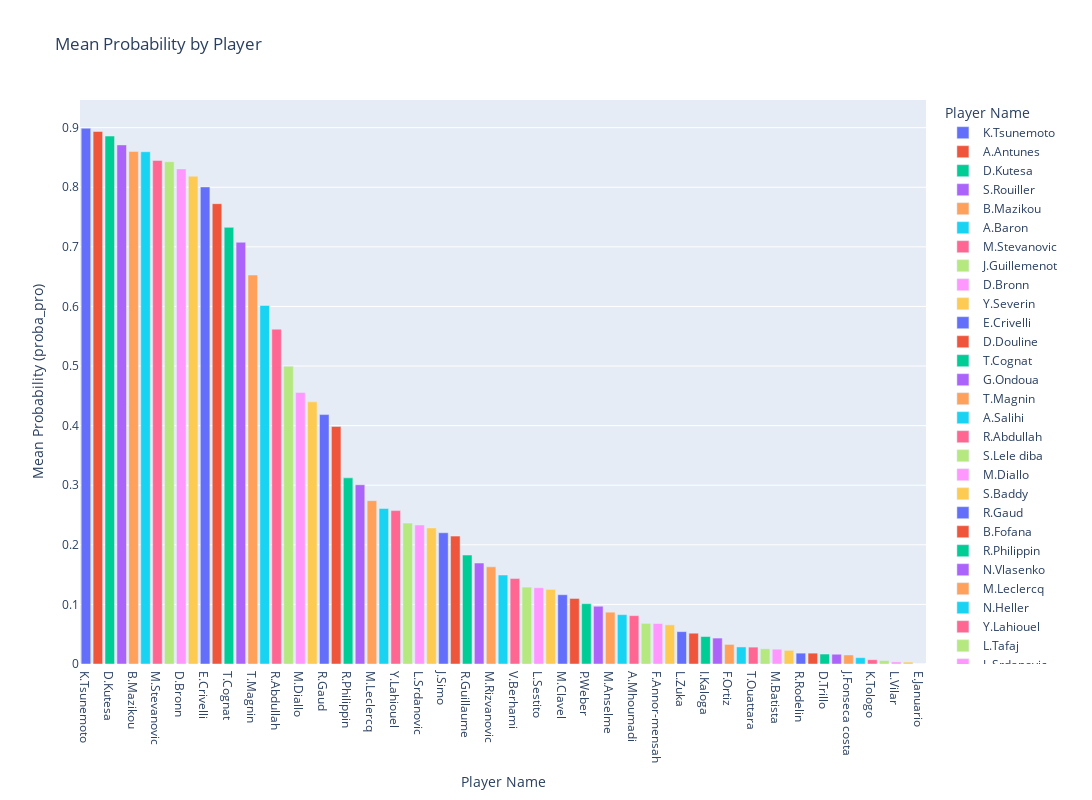

The notebook cell this image was saved under:
### Code cell
# Assurez-vous que la colonne PLAYER_NAME est unique (sélectionnez une moyenne si nécessaire)
proba_means = data.groupby('PLAYER_NAME')['proba_pro'].mean().reset_index()

#print(len(proba_means))


# Créez le bar plot avec Plotly Express
fig = px.bar(
    proba_means.sort_values('proba_pro', ascending=False),
    x='PLAYER_NAME',
    y='proba_pro',
    color='PLAYER_NAME',
    hover_name='PLAYER_NAME',
    labels={
        'proba_pro': 'Mean Probability (proba_pro)',
        'PLAYER_NAME': 'Player Name'
    },
    title='Mean Probability by Player',
    height=800,
    width=1200
)

fig.show()

### Figure 1 — Plotly figure (JSON) as saved in the notebook; plotly's stock layout.template omitted (floating-point values rounded to 4 significant figures)
{"data": [{"alignmentgroup": "True", "hovertemplate": "<b>%{hovertext}</b><br><br>Player Name=%{x}<br>Mean Probability (proba_pro)=%{y}<extra></extra>", "hovertext": ["K.Tsunemoto"], "legendgroup": "K.Tsunemoto", "marker": {"color": "#636efa", "pattern": {"shape": ""}}, "name": "K.Tsunemoto", "offsetgroup": "K.Tsunemoto", "orientation": "v", "showlegend": true, "textposition": "auto", "type": "bar", "x": ["K.Tsunemoto"], "xaxis": "x", "y": [0.8991], "yaxis": "y"}, {"alignmentgroup": "True", "hovertemplate": "<b>%{hovertext}</b><br><br>Player Name=%{x}<br>Mean Probability (proba_pro)=%{y}<extra></extra>", "hovertext": ["A.Antunes"], "legendgroup": "A.Antunes", "marker": {"color": "#EF553B", "pattern": {"shape": ""}}, "name": "A.Antunes", "offsetgroup": "A.Antunes", "orientation": "v", "showlegend": true, "textposition": "auto", "type": "bar", "x": ["A.Antunes"], "xaxis": "x", "y": [0.8936], "yaxis": "y"}, {"alignmentgroup": "True", "hovertemplate": "<b>%{hovertext}</b><br><br>Player Name=%{x}<br>Mean Probability (proba_pro)=%{y}<extra></extra>", "hovertext": ["D.Kutesa"], "legendgroup": "D.Kutesa", "marker": {"color": "#00cc96", "pattern": {"shape": ""}}, "name": "D.Kutesa", "offsetgroup": "D.Kutesa", "orientation": "v", "showlegend": true, "textposition": "auto", "type": "bar", "x": ["D.Kutesa"], "xaxis": "x", "y": [0.8859], "yaxis": "y"}, {"alignmentgroup": "True", "hovertemplate": "<b>%{hovertext}</b><br><br>Player Name=%{x}<br>Mean Probability (proba_pro)=%{y}<extra></extra>", "hovertext": ["S.Rouiller"], "legendgroup": "S.Rouiller", "marker": {"color": "#ab63fa", "pattern": {"shape": ""}}, "name": "S.Rouiller", "offsetgroup": "S.Rouiller", "orientation": "v", "showlegend": true, "textposition": "auto", "type": "bar", "x": ["S.Rouiller"], "xaxis": "x", "y": [0.8711], "yaxis": "y"}, {"alignmentgroup": "True", "hovertemplate": "<b>%{hovertext}</b><br><br>Player Name=%{x}<br>Mean Probability (proba_pro)=%{y}<extra></extra>", "hovertext": ["B.Mazikou"], "legendgroup": "B.Mazikou", "marker": {"color": "#FFA15A", "pattern": {"shape": ""}}, "name": "B.Mazikou", "offsetgroup": "B.Mazikou", "orientation": "v", "showlegend": true, "textposition": "auto", "type": "bar", "x": ["B.Mazikou"], "xaxis": "x", "y": [0.8601], "yaxis": "y"}, {"alignmentgroup": "True", "hovertemplate": "<b>%{hovertext}</b><br><br>Player Name=%{x}<br>Mean Probability (proba_pro)=%{y}<extra></extra>", "hovertext": ["A.Baron"], "legendgroup": "A.Baron", "marker": {"color": "#19d3f3", "pattern": {"shape": ""}}, "name": "A.Baron", "offsetgroup": "A.Baron", "orientation": "v", "showlegend": true, "textposition": "auto", "type": "bar", "x": ["A.Baron"], "xaxis": "x", "y": [0.8596], "yaxis": "y"}, {"alignmentgroup": "True", "hovertemplate": "<b>%{hovertext}</b><br><br>Player Name=%{x}<br>Mean Probability (proba_pro)=%{y}<extra></extra>", "hovertext": ["M.Stevanovic"], "legendgroup": "M.Stevanovic", "marker": {"color": "#FF6692", "pattern": {"shape": ""}}, "name": "M.Stevanovic", "offsetgroup": "M.Stevanovic", "orientation": "v", "showlegend": true, "textposition": "auto", "type": "bar", "x": ["M.Stevanovic"], "xaxis": "x", "y": [0.8451], "yaxis": "y"}, {"alignmentgroup": "True", "hovertemplate": "<b>%{hovertext}</b><br><br>Player Name=%{x}<br>Mean Probability (proba_pro)=%{y}<extra></extra>", "hovertext": ["J.Guillemenot"], "legendgroup": "J.Guillemenot", "marker": {"color": "#B6E880", "pattern": {"shape": ""}}, "name": "J.Guillemenot", "offsetgroup": "J.Guillemenot", "orientation": "v", "showlegend": true, "textposition": "auto", "type": "bar", "x": ["J.Guillemenot"], "xaxis": "x", "y": [0.8429], "yaxis": "y"}, {"alignmentgroup": "True", "hovertemplate": "<b>%{hovertext}</b><br><br>Player Name=%{x}<br>Mean Probability (proba_pro)=%{y}<extra></extra>", "hovertext": ["D.Bronn"], "legendgroup": "D.Bronn", "marker": {"color": "#FF97FF", "pattern": {"shape": ""}}, "name": "D.Bronn", "offsetgroup": "D.Bronn", "orientation": "v", "showlegend": true, "textposition": "auto", "type": "bar", "x": ["D.Bronn"], "xaxis": "x", "y": [0.8308], "yaxis": "y"}, {"alignmentgroup": "True", "hovertemplate": "<b>%{hovertext}</b><br><br>Player Name=%{x}<br>Mean Probability (proba_pro)=%{y}<extra></extra>", "hovertext": ["Y.Severin"], "legendgroup": "Y.Severin", "marker": {"color": "#FECB52", "pattern": {"shape": ""}}, "name": "Y.Severin", "offsetgroup": "Y.Severin", "orientation": "v", "showlegend": true, "textposition": "auto", "type": "bar", "x": ["Y.Severin"], "xaxis": "x", "y": [0.8186], "yaxis": "y"}, {"alignmentgroup": "True", "hovertemplate": "<b>%{hovertext}</b><br><br>Player Name=%{x}<br>Mean Probability (proba_pro)=%{y}<extra></extra>", "hovertext": ["E.Crivelli"], "legendgroup": "E.Crivelli", "marker": {"color": "#636efa", "pattern": {"shape": ""}}, "name": "E.Crivelli", "offsetgroup": "E.Crivelli", "orientation": "v", "showlegend": true, "textposition": "auto", "type": "bar", "x": ["E.Crivelli"], "xaxis": "x", "y": [0.8005], "yaxis": "y"}, {"alignmentgroup": "True", "hovertemplate": "<b>%{hovertext}</b><br><br>Player Name=%{x}<br>Mean Probability (proba_pro)=%{y}<extra></extra>", "hovertext": ["D.Douline"], "legendgroup": "D.Douline", "marker": {"color": "#EF553B", "pattern": {"shape": ""}}, "name": "D.Douline", "offsetgroup": "D.Douline", "orientation": "v", "showlegend": true, "textposition": "auto", "type": "bar", "x": ["D.Douline"], "xaxis": "x", "y": [0.7724], "yaxis": "y"}, {"alignmentgroup": "True", "hovertemplate": "<b>%{hovertext}</b><br><br>Player Name=%{x}<br>Mean Probability (proba_pro)=%{y}<extra></extra>", "hovertext": ["T.Cognat"], "legendgroup": "T.Cognat", "marker": {"color": "#00cc96", "pattern": {"shape": ""}}, "name": "T.Cognat", "offsetgroup": "T.Cognat", "orientation": "v", "showlegend": true, "textposition": "auto", "type": "bar", "x": ["T.Cognat"], "xaxis": "x", "y": [0.7327], "yaxis": "y"}, {"alignmentgroup": "True", "hovertemplate": "<b>%{hovertext}</b><br><br>Player Name=%{x}<br>Mean Probability (proba_pro)=%{y}<extra></extra>", "hovertext": ["G.Ondoua"], "legendgroup": "G.Ondoua", "marker": {"color": "#ab63fa", "pattern": {"shape": ""}}, "name": "G.Ondoua", "offsetgroup": "G.Ondoua", "orientation": "v", "showlegend": true, "textposition": "auto", "type": "bar", "x": ["G.Ondoua"], "xaxis": "x", "y": [0.7077], "yaxis": "y"}, {"alignmentgroup": "True", "hovertemplate": "<b>%{hovertext}</b><br><br>Player Name=%{x}<br>Mean Probability (proba_pro)=%{y}<extra></extra>", "hovertext": ["T.Magnin"], "legendgroup": "T.Magnin", "marker": {"color": "#FFA15A", "pattern": {"shape": ""}}, "name": "T.Magnin", "offsetgroup": "T.Magnin", "orientation": "v", "showlegend": true, "textposition": "auto", "type": "bar", "x": ["T.Magnin"], "xaxis": "x", "y": [0.6527], "yaxis": "y"}, {"alignmentgroup": "True", "hovertemplate": "<b>%{hovertext}</b><br><br>Player Name=%{x}<br>Mean Probability (proba_pro)=%{y}<extra></extra>", "hovertext": ["A.Salihi"], "legendgroup": "A.Salihi", "marker": {"color": "#19d3f3", "pattern": {"shape": ""}}, "name": "A.Salihi", "offsetgroup": "A.Salihi", "orientation": "v", "showlegend": true, "textposition": "auto", "type": "bar", "x": ["A.Salihi"], "xaxis": "x", "y": [0.6017], "yaxis": "y"}, {"alignmentgroup": "True", "hovertemplate": "<b>%{hovertext}</b><br><br>Player Name=%{x}<br>Mean Probability (proba_pro)=%{y}<extra></extra>", "hovertext": ["R.Abdullah"], "legendgroup": "R.Abdullah", "marker": {"color": "#FF6692", "pattern": {"shape": ""}}, "name": "R.Abdullah", "offsetgroup": "R.Abdullah", "orientation": "v", "showlegend": true, "textposition": "auto", "type": "bar", "x": ["R.Abdullah"], "xaxis": "x", "y": [0.5619], "yaxis": "y"}, {"alignmentgroup": "True", "hovertemplate": "<b>%{hovertext}</b><br><br>Player Name=%{x}<br>Mean Probability (proba_pro)=%{y}<extra></extra>", "hovertext": ["S.Lele diba"], "legendgroup": "S.Lele diba", "marker": {"color": "#B6E880", "pattern": {"shape": ""}}, "name": "S.Lele diba", "offsetgroup": "S.Lele diba", "orientation": "v", "showlegend": true, "textposition": "auto", "type": "bar", "x": ["S.Lele diba"], "xaxis": "x", "y": [0.4996], "yaxis": "y"}, {"alignmentgroup": "True", "hovertemplate": "<b>%{hovertext}</b><br><br>Player Name=%{x}<br>Mean Probability (proba_pro)=%{y}<extra></extra>", "hovertext": ["M.Diallo"], "legendgroup": "M.Diallo", "marker": {"color": "#FF97FF", "pattern": {"shape": ""}}, "name": "M.Diallo", "offsetgroup": "M.Diallo", "orientation": "v", "showlegend": true, "textposition": "auto", "type": "bar", "x": ["M.Diallo"], "xaxis": "x", "y": [0.4554], "yaxis": "y"}, {"alignmentgroup": "True", "hovertemplate": "<b>%{hovertext}</b><br><br>Player Name=%{x}<br>Mean Probability (proba_pro)=%{y}<extra></extra>", "hovertext": ["S.Baddy"], "legendgroup": "S.Baddy", "marker": {"color": "#FECB52", "pattern": {"shape": ""}}, "name": "S.Baddy", "offsetgroup": "S.Baddy", "orientation": "v", "showlegend": true, "textposition": "auto", "type": "bar", "x": ["S.Baddy"], "xaxis": "x", "y": [0.4399], "yaxis": "y"}, {"alignmentgroup": "True", "hovertemplate": "<b>%{hovertext}</b><br><br>Player Name=%{x}<br>Mean Probability (proba_pro)=%{y}<extra></extra>", "hovertext": ["R.Gaud"], "legendgroup": "R.Gaud", "marker": {"color": "#636efa", "pattern": {"shape": ""}}, "name": "R.Gaud", "offsetgroup": "R.Gaud", "orientation": "v", "showlegend": true, "textposition": "auto", "type": "bar", "x": ["R.Gaud"], "xaxis": "x", "y": [0.4185], "yaxis": "y"}, {"alignmentgroup": "True", "hovertemplate": "<b>%{hovertext}</b><br><br>Player Name=%{x}<br>Mean Probability (proba_pro)=%{y}<extra></extra>", "hovertext": ["B.Fofana"], "legendgroup": "B.Fofana", "marker": {"color": "#EF553B", "pattern": {"shape": ""}}, "name": "B.Fofana", "offsetgroup": "B.Fofana", "orientation": "v", "showlegend": true, "textposition": "auto", "type": "bar", "x": ["B.Fofana"], "xaxis": "x", "y": [0.3987], "yaxis": "y"}, {"alignmentgroup": "True", "hovertemplate": "<b>%{hovertext}</b><br><br>Player Name=%{x}<br>Mean Probability (proba_pro)=%{y}<extra></extra>", "hovertext": ["R.Philippin"], "legendgroup": "R.Philippin", "marker": {"color": "#00cc96", "pattern": {"shape": ""}}, "name": "R.Philippin", "offsetgroup": "R.Philippin", "orientation": "v", "showlegend": true, "textposition": "auto", "type": "bar", "x": ["R.Philippin"], "xaxis": "x", "y": [0.3123], "yaxis": "y"}, {"alignmentgroup": "True", "hovertemplate": "<b>%{hovertext}</b><br><br>Player Name=%{x}<br>Mean Probability (proba_pro)=%{y}<extra></extra>", "hovertext": ["N.Vlasenko"], "legendgroup": "N.Vlasenko", "marker": {"color": "#ab63fa", "pattern": {"shape": ""}}, "name": "N.Vlasenko", "offsetgroup": "N.Vlasenko", "orientation": "v", "showlegend": true, "textposition": "auto", "type": "bar", "x": ["N.Vlasenko"], "xaxis": "x", "y": [0.3008], "yaxis": "y"}, {"alignmentgroup": "True", "hovertemplate": "<b>%{hovertext}</b><br><br>Player Name=%{x}<br>Mean Probability (proba_pro)=%{y}<extra></extra>", "hovertext": ["M.Leclercq"], "legendgroup": "M.Leclercq", "marker": {"color": "#FFA15A", "pattern": {"shape": ""}}, "name": "M.Leclercq", "offsetgroup": "M.Leclercq", "orientation": "v", "showlegend": true, "textposition": "auto", "type": "bar", "x": ["M.Leclercq"], "xaxis": "x", "y": [0.2741], "yaxis": "y"}, {"alignmentgroup": "True", "hovertemplate": "<b>%{hovertext}</b><br><br>Player Name=%{x}<br>Mean Probability (proba_pro)=%{y}<extra></extra>", "hovertext": ["N.Heller"], "legendgroup": "N.Heller", "marker": {"color": "#19d3f3", "pattern": {"shape": ""}}, "name": "N.Heller", "offsetgroup": "N.Heller", "orientation": "v", "showlegend": true, "textposition": "auto", "type": "bar", "x": ["N.Heller"], "xaxis": "x", "y": [0.261], "yaxis": "y"}, {"alignmentgroup": "True", "hovertemplate": "<b>%{hovertext}</b><br><br>Player Name=%{x}<br>Mean Probability (proba_pro)=%{y}<extra></extra>", "hovertext": ["Y.Lahiouel"], "legendgroup": "Y.Lahiouel", "marker": {"color": "#FF6692", "pattern": {"shape": ""}}, "name": "Y.Lahiouel", "offsetgroup": "Y.Lahiouel", "orientation": "v", "showlegend": true, "textposition": "auto", "type": "bar", "x": ["Y.Lahiouel"], "xaxis": "x", "y": [0.2574], "yaxis": "y"}, {"alignmentgroup": "True", "hovertemplate": "<b>%{hovertext}</b><br><br>Player Name=%{x}<br>Mean Probability (proba_pro)=%{y}<extra></extra>", "hovertext": ["L.Tafaj"], "legendgroup": "L.Tafaj", "marker": {"color": "#B6E880", "pattern": {"shape": ""}}, "name": "L.Tafaj", "offsetgroup": "L.Tafaj", "orientation": "v", "showlegend": true, "textposition": "auto", "type": "bar", "x": ["L.Tafaj"], "xaxis": "x", "y": [0.2364], "yaxis": "y"}, {"alignmentgroup": "True", "hovertemplate": "<b>%{hovertext}</b><br><br>Player Name=%{x}<br>Mean Probability (proba_pro)=%{y}<extra></extra>", "hovertext": ["L.Srdanovic"], "legendgroup": "L.Srdanovic", "marker": {"color": "#FF97FF", "pattern": {"shape": ""}}, "name": "L.Srdanovic", "offsetgroup": "L.Srdanovic", "orientation": "v", "showlegend": true, "textposition": "auto", "type": "bar", "x": ["L.Srdanovic"], "xaxis": "x", "y": [0.2332], "yaxis": "y"}, {"alignmentgroup": "True", "hovertemplate": "<b>%{hovertext}</b><br><br>Player Name=%{x}<br>Mean Probability (proba_pro)=%{y}<extra></extra>", "hovertext": ["L.Scandurra"], "legendgroup": "L.Scandurra", "marker": {"color": "#FECB52", "pattern": {"shape": ""}}, "name": "L.Scandurra", "offsetgroup": "L.Scandurra", "orientation": "v", "showlegend": true, "textposition": "auto", "type": "bar", "x": ["L.Scandurra"], "xaxis": "x", "y": [0.2283], "yaxis": "y"}, {"alignmentgroup": "True", "hovertemplate": "<b>%{hovertext}</b><br><br>Player Name=%{x}<br>Mean Probability (proba_pro)=%{y}<extra></extra>", "hovertext": ["J.Simo"], "legendgroup": "J.Simo", "marker": {"color": "#636efa", "pattern": {"shape": ""}}, "name": "J.Simo", "offsetgroup": "J.Simo", "orientation": "v", "showlegend": true, "textposition": "auto", "type": "bar", "x": ["J.Simo"], "xaxis": "x", "y": [0.2202], "yaxis": "y"}, {"alignmentgroup": "True", "hovertemplate": "<b>%{hovertext}</b><br><br>Player Name=%{x}<br>Mean Probability (proba_pro)=%{y}<extra></extra>", "hovertext": ["A.Selimi"], "legendgroup": "A.Selimi", "marker": {"color": "#EF553B", "pattern": {"shape": ""}}, "name": "A.Selimi", "offsetgroup": "A.Selimi", "orientation": "v", "showlegend": true, "textposition": "auto", "type": "bar", "x": ["A.Selimi"], "xaxis": "x", "y": [0.2146], "yaxis": "y"}, {"alignmentgroup": "True", "hovertemplate": "<b>%{hovertext}</b><br><br>Player Name=%{x}<br>Mean Probability (proba_pro)=%{y}<extra></extra>", "hovertext": ["R.Guillaume"], "legendgroup": "R.Guillaume", "marker": {"color": "#00cc96", "pattern": {"shape": ""}}, "name": "R.Guillaume", "offsetgroup": "R.Guillaume", "orientation": "v", "showlegend": true, "textposition": "auto", "type": "bar", "x": ["R.Guillaume"], "xaxis": "x", "y": [0.1828], "yaxis": "y"}, {"alignmentgroup": "True", "hovertemplate": "<b>%{hovertext}</b><br><br>Player Name=%{x}<br>Mean Probability (proba_pro)=%{y}<extra></extra>", "hovertext": ["K.Pereira"], "legendgroup": "K.Pereira", "marker": {"color": "#ab63fa", "pattern": {"shape": ""}}, "name": "K.Pereira", "offsetgroup": "K.Pereira", "orientation": "v", "showlegend": true, "textposition": "auto", "type": "bar", "x": ["K.Pereira"], "xaxis": "x", "y": [0.1694], "yaxis": "y"}, {"alignmentgroup": "True", "hovertemplate": "<b>%{hovertext}</b><br><br>Player Name=%{x}<br>Mean Probability (proba_pro)=%{y}<extra></extra>", "hovertext": ["M.Rizvanovic"], "legendgroup": "M.Rizvanovic", "marker": {"color": "#FFA15A", "pattern": {"shape": ""}}, "name": "M.Rizvanovic", "offsetgroup": "M.Rizvanovic", "orientation": "v", "showlegend": true, "textposition": "auto", "type": "bar", "x": ["M.Rizvanovic"], "xaxis": "x", "y": [0.1631], "yaxis": "y"}, {"alignmentgroup": "True", "hovertemplate": "<b>%{hovertext}</b><br><br>Player Name=%{x}<br>Mean Probability (proba_pro)=%{y}<extra></extra>", "hovertext": ["C.Routis"], "legendgroup": "C.Routis", "marker": {"color": "#19d3f3", "pattern": {"shape": ""}}, "name": "C.Routis", "offsetgroup": "C.Routis", "orientation": "v", "showlegend": true, "textposition": "auto", "type": "bar", "x": ["C.Routis"], "xaxis": "x", "y": [0.1493], "yaxis": "y"}, {"alignmentgroup": "True", "hovertemplate": "<b>%{hovertext}</b><br><br>Player Name=%{x}<br>Mean Probability (proba_pro)=%{y}<extra></extra>", "hovertext": ["V.Berhami"], "legendgroup": "V.Berhami", "marker": {"color": "#FF6692", "pattern": {"shape": ""}}, "name": "V.Berhami", "offsetgroup": "V.Berhami", "orientation": "v", "showlegend": true, "textposition": "auto", "type": "bar", "x": ["V.Berhami"], "xaxis": "x", "y": [0.1433], "yaxis": "y"}, {"alignmentgroup": "True", "hovertemplate": "<b>%{hovertext}</b><br><br>Player Name=%{x}<br>Mean Probability (proba_pro)=%{y}<extra></extra>", "hovertext": ["I.Petrisot"], "legendgroup": "I.Petrisot", "marker": {"color": "#B6E880", "pattern": {"shape": ""}}, "name": "I.Petrisot", "offsetgroup": "I.Petrisot", "orientation": "v", "showlegend": true, "textposition": "auto", "type": "bar", "x": ["I.Petrisot"], "xaxis": "x", "y": [0.129], "yaxis": "y"}, {"alignmentgroup": "True", "hovertemplate": "<b>%{hovertext}</b><br><br>Player Name=%{x}<br>Mean Probability (proba_pro)=%{y}<extra></extra>", "hovertext": ["L.Sestito"], "legendgroup": "L.Sestito", "marker": {"color": "#FF97FF", "pattern": {"shape": ""}}, "name": "L.Sestito", "offsetgroup": "L.Sestito", "orientation": "v", "showlegend": true, "textposition": "auto", "type": "bar", "x": ["L.Sestito"], "xaxis": "x", "y": [0.128], "yaxis": "y"}, {"alignmentgroup": "True", "hovertemplate": "<b>%{hovertext}</b><br><br>Player Name=%{x}<br>Mean Probability (proba_pro)=%{y}<extra></extra>", "hovertext": ["N.Henchoz"], "legendgroup": "N.Henchoz", "marker": {"color": "#FECB52", "pattern": {"shape": ""}}, "name": "N.Henchoz", "offsetgroup": "N.Henchoz", "orientation": "v", "showlegend": true, "textposition": "auto", "type": "bar", "x": ["N.Henchoz"], "xaxis": "x", "y": [0.1252], "yaxis": "y"}, {"alignmentgroup": "True", "hovertemplate": "<b>%{hovertext}</b><br><br>Player Name=%{x}<br>Mean Probability (proba_pro)=%{y}<extra></extra>", "hovertext": ["M.Clavel"], "legendgroup": "M.Clavel", "marker": {"color": "#636efa", "pattern": {"shape": ""}}, "name": "M.Clavel", "offsetgroup": "M.Clavel", "orientation": "v", "showlegend": true, "textposition": "auto", "type": "bar", "x": ["M.Clavel"], "xaxis": "x", "y": [0.1163], "yaxis": "y"}, {"alignmentgroup": "True", "hovertemplate": "<b>%{hovertext}</b><br><br>Player Name=%{x}<br>Mean Probability (proba_pro)=%{y}<extra></extra>", "hovertext": ["R.Benammar"], "legendgroup": "R.Benammar", "marker": {"color": "#EF553B", "pattern": {"shape": ""}}, "name": "R.Benammar", "offsetgroup": "R.Benammar", "orientation": "v", "showlegend": true, "textposition": "auto", "type": "bar", "x": ["R.Benammar"], "xaxis": "x", "y": [0.11], "yaxis": "y"}, {"alignmentgroup": "True", "hovertemplate": "<b>%{hovertext}</b><br><br>Player Name=%{x}<br>Mean Probability (proba_pro)=%{y}<extra></extra>", "hovertext": ["P.Weber"], "legendgroup": "P.Weber", "marker": {"color": "#00cc96", "pattern": {"shape": ""}}, "name": "P.Weber", "offsetgroup": "P.Weber", "orientation": "v", "showlegend": true, "textposition": "auto", "type": "bar", "x": ["P.Weber"], "xaxis": "x", "y": [0.1012], "yaxis": "y"}, {"alignmentgroup": "True", "hovertemplate": "<b>%{hovertext}</b><br><br>Player Name=%{x}<br>Mean Probability (proba_pro)=%{y}<extra></extra>", "hovertext": ["A.Dias patricio"], "legendgroup": "A.Dias patricio", "marker": {"color": "#ab63fa", "pattern": {"shape": ""}}, "name": "A.Dias patricio", "offsetgroup": "A.Dias patricio", "orientation": "v", "showlegend": true, "textposition": "auto", "type": "bar", "x": ["A.Dias patricio"], "xaxis": "x", "y": [0.09692], "yaxis": "y"}, {"alignmentgroup": "True", "hovertemplate": "<b>%{hovertext}</b><br><br>Player Name=%{x}<br>Mean Probability (proba_pro)=%{y}<extra></extra>", "hovertext": ["M.Anselme"], "legendgroup": "M.Anselme", "marker": {"color": "#FFA15A", "pattern": {"shape": ""}}, "name": "M.Anselme", "offsetgroup": "M.Anselme", "orientation": "v", "showlegend": true, "textposition": "auto", "type": "bar", "x": ["M.Anselme"], "xaxis": "x", "y": [0.08697], "yaxis": "y"}, {"alignmentgroup": "True", "hovertemplate": "<b>%{hovertext}</b><br><br>Player Name=%{x}<br>Mean Probability (proba_pro)=%{y}<extra></extra>", "hovertext": ["O.Daf"], "legendgroup": "O.Daf", "marker": {"color": "#19d3f3", "pattern": {"shape": ""}}, "name": "O.Daf", "offsetgroup": "O.Daf", "orientation": "v", "showlegend": true, "textposition": "auto", "type": "bar", "x": ["O.Daf"], "xaxis": "x", "y": [0.08281], "yaxis": "y"}, {"alignmentgroup": "True", "hovertemplate": "<b>%{hovertext}</b><br><br>Player Name=%{x}<br>Mean Probability (proba_pro)=%{y}<extra></extra>", "hovertext": ["A.Mhoumadi"], "legendgroup": "A.Mhoumadi", "marker": {"color": "#FF6692", "pattern": {"shape": ""}}, "name": "A.Mhoumadi", "offsetgroup": "A.Mhoumadi", "orientation": "v", "showlegend": true, "textposition": "auto", "type": "bar", "x": ["A.Mhoumadi"], "xaxis": "x", "y": [0.08115], "yaxis": "y"}, {"alignmentgroup": "True", "hovertemplate": "<b>%{hovertext}</b><br><br>Player Name=%{x}<br>Mean Probability (proba_pro)=%{y}<extra></extra>", "hovertext": ["S.Fankhauser"], "legendgroup": "S.Fankhauser", "marker": {"color": "#B6E880", "pattern": {"shape": ""}}, "name": "S.Fankhauser", "offsetgroup": "S.Fankhauser", "orientation": "v", "showlegend": true, "textposition": "auto", "type": "bar", "x": ["S.Fankhauser"], "xaxis": "x", "y": [0.06822], "yaxis": "y"}, {"alignmentgroup": "True", "hovertemplate": "<b>%{hovertext}</b><br><br>Player Name=%{x}<br>Mean Probability (proba_pro)=%{y}<extra></extra>", "hovertext": ["F.Annor-mensah"], "legendgroup": "F.Annor-mensah", "marker": {"color": "#FF97FF", "pattern": {"shape": ""}}, "name": "F.Annor-mensah", "offsetgroup": "F.Annor-mensah", "orientation": "v", "showlegend": true, "textposition": "auto", "type": "bar", "x": ["F.Annor-mensah"], "xaxis": "x", "y": [0.06796], "yaxis": "y"}, {"alignmentgroup": "True", "hovertemplate": "<b>%{hovertext}</b><br><br>Player Name=%{x}<br>Mean Probability (proba_pro)=%{y}<extra></extra>", "hovertext": ["L.Ndema"], "legendgroup": "L.Ndema", "marker": {"color": "#FECB52", "pattern": {"shape": ""}}, "name": "L.Ndema", "offsetgroup": "L.Ndema", "orientation": "v", "showlegend": true, "textposition": "auto", "type": "bar", "x": ["L.Ndema"], "xaxis": "x", "y": [0.06577], "yaxis": "y"}, {"alignmentgroup": "True", "hovertemplate": "<b>%{hovertext}</b><br><br>Player Name=%{x}<br>Mean Probability (proba_pro)=%{y}<extra></extra>", "hovertext": ["L.Zuka"], "legendgroup": "L.Zuka", "marker": {"color": "#636efa", "pattern": {"shape": ""}}, "name": "L.Zuka", "offsetgroup": "L.Zuka", "orientation": "v", "showlegend": true, "textposition": "auto", "type": "bar", "x": ["L.Zuka"], "xaxis": "x", "y": [0.0543], "yaxis": "y"}, {"alignmentgroup": "True", "hovertemplate": "<b>%{hovertext}</b><br><br>Player Name=%{x}<br>Mean Probability (proba_pro)=%{y}<extra></extra>", "hovertext": ["V.Tritten"], "legendgroup": "V.Tritten", "marker": {"color": "#EF553B", "pattern": {"shape": ""}}, "name": "V.Tritten", "offsetgroup": "V.Tritten", "orientation": "v", "showlegend": true, "textposition": "auto", "type": "bar", "x": ["V.Tritten"], "xaxis": "x", "y": [0.05166], "yaxis": "y"}, {"alignmentgroup": "True", "hovertemplate": "<b>%{hovertext}</b><br><br>Player Name=%{x}<br>Mean Probability (proba_pro)=%{y}<extra></extra>", "hovertext": ["I.Kaloga"], "legendgroup": "I.Kaloga", "marker": {"color": "#00cc96", "pattern": {"shape": ""}}, "name": "I.Kaloga", "offsetgroup": "I.Kaloga", "orientation": "v", "showlegend": true, "textposition": "auto", "type": "bar", "x": ["I.Kaloga"], "xaxis": "x", "y": [0.0461], "yaxis": "y"}, {"alignmentgroup": "True", "hovertemplate": "<b>%{hovertext}</b><br><br>Player Name=%{x}<br>Mean Probability (proba_pro)=%{y}<extra></extra>", "hovertext": ["M.Miguel"], "legendgroup": "M.Miguel", "marker": {"color": "#ab63fa", "pattern": {"shape": ""}}, "name": "M.Miguel", "offsetgroup": "M.Miguel", "orientation": "v", "showlegend": true, "textposition": "auto", "type": "bar", "x": ["M.Miguel"], "xaxis": "x", "y": [0.04352], "yaxis": "y"}, {"alignmentgroup": "True", "hovertemplate": "<b>%{hovertext}</b><br><br>Player Name=%{x}<br>Mean Probability (proba_pro)=%{y}<extra></extra>", "hovertext": ["F.Ortiz"], "legendgroup": "F.Ortiz", "marker": {"color": "#FFA15A", "pattern": {"shape": ""}}, "name": "F.Ortiz", "offsetgroup": "F.Ortiz", "orientation": "v", "showlegend": true, "textposition": "auto", "type": "bar", "x": ["F.Ortiz"], "xaxis": "x", "y": [0.03284], "yaxis": "y"}, {"alignmentgroup": "True", "hovertemplate": "<b>%{hovertext}</b><br><br>Player Name=%{x}<br>Mean Probability (proba_pro)=%{y}<extra></extra>", "hovertext": ["A.Lyng"], "legendgroup": "A.Lyng", "marker": {"color": "#19d3f3", "pattern": {"shape": ""}}, "name": "A.Lyng", "offsetgroup": "A.Lyng", "orientation": "v", "showlegend": true, "textposition": "auto", "type": "bar", "x": ["A.Lyng"], "xaxis": "x", "y": [0.0286], "yaxis": "y"}, {"alignmentgroup": "True", "hovertemplate": "<b>%{hovertext}</b><br><br>Player Name=%{x}<br>Mean Probability (proba_pro)=%{y}<extra></extra>", "hovertext": ["T.Ouattara"], "legendgroup": "T.Ouattara", "marker": {"color": "#FF6692", "pattern": {"shape": ""}}, "name": "T.Ouattara", "offsetgroup": "T.Ouattara", "orientation": "v", "showlegend": true, "textposition": "auto", "type": "bar", "x": ["T.Ouattara"], "xaxis": "x", "y": [0.02832], "yaxis": "y"}, {"alignmentgroup": "True", "hovertemplate": "<b>%{hovertext}</b><br><br>Player Name=%{x}<br>Mean Probability (proba_pro)=%{y}<extra></extra>", "hovertext": ["R.Ouchard"], "legendgroup": "R.Ouchard", "marker": {"color": "#B6E880", "pattern": {"shape": ""}}, "name": "R.Ouchard", "offsetgroup": "R.Ouchard", "orientation": "v", "showlegend": true, "textposition": "auto", "type": "bar", "x": ["R.Ouchard"], "xaxis": "x", "y": [0.02558], "yaxis": "y"}, {"alignmentgroup": "True", "hovertemplate": "<b>%{hovertext}</b><br><br>Player Name=%{x}<br>Mean Probability (proba_pro)=%{y}<extra></extra>", "hovertext": ["M.Batista"], "legendgroup": "M.Batista", "marker": {"color": "#FF97FF", "pattern": {"shape": ""}}, "name": "M.Batista", "offsetgroup": "M.Batista", "orientation": "v", "showlegend": true, "textposition": "auto", "type": "bar", "x": ["M.Batista"], "xaxis": "x", "y": [0.02485], "yaxis": "y"}, {"alignmentgroup": "True", "hovertemplate": "<b>%{hovertext}</b><br><br>Player Name=%{x}<br>Mean Probability (proba_pro)=%{y}<extra></extra>", "hovertext": ["E.Tsimba"], "legendgroup": "E.Tsimba", "marker": {"color": "#FECB52", "pattern": {"shape": ""}}, "name": "E.Tsimba", "offsetgroup": "E.Tsimba", "orientation": "v", "showlegend": true, "textposition": "auto", "type": "bar", "x": ["E.Tsimba"], "xaxis": "x", "y": [0.02288], "yaxis": "y"}, {"alignmentgroup": "True", "hovertemplate": "<b>%{hovertext}</b><br><br>Player Name=%{x}<br>Mean Probability (proba_pro)=%{y}<extra></extra>", "hovertext": ["R.Rodelin"], "legendgroup": "R.Rodelin", "marker": {"color": "#636efa", "pattern": {"shape": ""}}, "name": "R.Rodelin", "offsetgroup": "R.Rodelin", "orientation": "v", "showlegend": true, "textposition": "auto", "type": "bar", "x": ["R.Rodelin"], "xaxis": "x", "y": [0.01823], "yaxis": "y"}, {"alignmentgroup": "True", "hovertemplate": "<b>%{hovertext}</b><br><br>Player Name=%{x}<br>Mean Probability (proba_pro)=%{y}<extra></extra>", "hovertext": ["H.Touati"], "legendgroup": "H.Touati", "marker": {"color": "#EF553B", "pattern": {"shape": ""}}, "name": "H.Touati", "offsetgroup": "H.Touati", "orientation": "v", "showlegend": true, "textposition": "auto", "type": "bar", "x": ["H.Touati"], "xaxis": "x", "y": [0.01822], "yaxis": "y"}, {"alignmentgroup": "True", "hovertemplate": "<b>%{hovertext}</b><br><br>Player Name=%{x}<br>Mean Probability (proba_pro)=%{y}<extra></extra>", "hovertext": ["D.Trillo"], "legendgroup": "D.Trillo", "marker": {"color": "#00cc96", "pattern": {"shape": ""}}, "name": "D.Trillo", "offsetgroup": "D.Trillo", "orientation": "v", "showlegend": true, "textposition": "auto", "type": "bar", "x": ["D.Trillo"], "xaxis": "x", "y": [0.01671], "yaxis": "y"}, {"alignmentgroup": "True", "hovertemplate": "<b>%{hovertext}</b><br><br>Player Name=%{x}<br>Mean Probability (proba_pro)=%{y}<extra></extra>", "hovertext": ["E.Salihu"], "legendgroup": "E.Salihu", "marker": {"color": "#ab63fa", "pattern": {"shape": ""}}, "name": "E.Salihu", "offsetgroup": "E.Salihu", "orientation": "v", "showlegend": true, "textposition": "auto", "type": "bar", "x": ["E.Salihu"], "xaxis": "x", "y": [0.01639], "yaxis": "y"}, {"alignmentgroup": "True", "hovertemplate": "<b>%{hovertext}</b><br><br>Player Name=%{x}<br>Mean Probability (proba_pro)=%{y}<extra></extra>", "hovertext": ["J.Fonseca costa"], "legendgroup": "J.Fonseca costa", "marker": {"color": "#FFA15A", "pattern": {"shape": ""}}, "name": "J.Fonseca costa", "offsetgroup": "J.Fonseca costa", "orientation": "v", "showlegend": true, "textposition": "auto", "type": "bar", "x": ["J.Fonseca costa"], "xaxis": "x", "y": [0.01513], "yaxis": "y"}, {"alignmentgroup": "True", "hovertemplate": "<b>%{hovertext}</b><br><br>Player Name=%{x}<br>Mean Probability (proba_pro)=%{y}<extra></extra>", "hovertext": ["I.Ouchard"], "legendgroup": "I.Ouchard", "marker": {"color": "#19d3f3", "pattern": {"shape": ""}}, "name": "I.Ouchard", "offsetgroup": "I.Ouchard", "orientation": "v", "showlegend": true, "textposition": "auto", "type": "bar", "x": ["I.Ouchard"], "xaxis": "x", "y": [0.01062], "yaxis": "y"}, {"alignmentgroup": "True", "hovertemplate": "<b>%{hovertext}</b><br><br>Player Name=%{x}<br>Mean Probability (proba_pro)=%{y}<extra></extra>", "hovertext": ["K.Tologo"], "legendgroup": "K.Tologo", "marker": {"color": "#FF6692", "pattern": {"shape": ""}}, "name": "K.Tologo", "offsetgroup": "K.Tologo", "orientation": "v", "showlegend": true, "textposition": "auto", "type": "bar", "x": ["K.Tologo"], "xaxis": "x", "y": [0.007197], "yaxis": "y"}, {"alignmentgroup": "True", "hovertemplate": "<b>%{hovertext}</b><br><br>Player Name=%{x}<br>Mean Probability (proba_pro)=%{y}<extra></extra>", "hovertext": ["O.Sene"], "legendgroup": "O.Sene", "marker": {"color": "#B6E880", "pattern": {"shape": ""}}, "name": "O.Sene", "offsetgroup": "O.Sene", "orientation": "v", "showlegend": true, "textposition": "auto", "type": "bar", "x": ["O.Sene"], "xaxis": "x", "y": [0.0057], "yaxis": "y"}, {"alignmentgroup": "True", "hovertemplate": "<b>%{hovertext}</b><br><br>Player Name=%{x}<br>Mean Probability (proba_pro)=%{y}<extra></extra>", "hovertext": ["L.Vilar"], "legendgroup": "L.Vilar", "marker": {"color": "#FF97FF", "pattern": {"shape": ""}}, "name": "L.Vilar", "offsetgroup": "L.Vilar", "orientation": "v", "showlegend": true, "textposition": "auto", "type": "bar", "x": ["L.Vilar"], "xaxis": "x", "y": [0.003477], "yaxis": "y"}, {"alignmentgroup": "True", "hovertemplate": "<b>%{hovertext}</b><br><br>Player Name=%{x}<br>Mean Probability (proba_pro)=%{y}<extra></extra>", "hovertext": ["M.Ishuayed"], "legendgroup": "M.Ishuayed", "marker": {"color": "#FECB52", "pattern": {"shape": ""}}, "name": "M.Ishuayed", "offsetgroup": "M.Ishuayed", "orientation": "v", "showlegend": true, "textposition": "auto", "type": "bar", "x": ["M.Ishuayed"], "xaxis": "x", "y": [0.003185], "yaxis": "y"}, {"alignmentgroup": "True", "hovertemplate": "<b>%{hovertext}</b><br><br>Player Name=%{x}<br>Mean Probability (proba_pro)=%{y}<extra></extra>", "hovertext": ["E.Januario"], "legendgroup": "E.Januario", "marker": {"color": "#636efa", "pattern": {"shape": ""}}, "name": "E.Januario", "offsetgroup": "E.Januario", "orientation": "v", "showlegend": true, "textposition": "auto", "type": "bar", "x": ["E.Januario"], "xaxis": "x", "y": [1.769e-07], "yaxis": "y"}], "layout": {"barmode": "relative", "height": 800, "legend": {"title": {"text": "Player Name"}, "tracegroupgap": 0}, "title": {"text": "Mean Probability by Player"}, "width": 1200, "xaxis": {"anchor": "y", "categoryarray": ["K.Tsunemoto", "A.Antunes", "D.Kutesa", "S.Rouiller", "B.Mazikou", "A.Baron", "M.Stevanovic", "J.Guillemenot", "D.Bronn", "Y.Severin", "E.Crivelli", "D.Douline", "T.Cognat", "G.Ondoua", "T.Magnin", "A.Salihi", "R.Abdullah", "S.Lele diba", "M.Diallo", "S.Baddy", "R.Gaud", "B.Fofana", "R.Philippin", "N.Vlasenko", "M.Leclercq", "N.Heller", "Y.Lahiouel", "L.Tafaj", "L.Srdanovic", "L.Scandurra", "J.Simo", "A.Selimi", "R.Guillaume", "K.Pereira", "M.Rizvanovic", "C.Routis", "V.Berhami", "I.Petrisot", "L.Sestito", "N.Henchoz", "M.Clavel", "R.Benammar", "P.Weber", "A.Dias patricio", "M.Anselme", "O.Daf", "A.Mhoumadi", "S.Fankhauser", "F.Annor-mensah", "L.Ndema", "L.Zuka", "V.Tritten", "I.Kaloga", "M.Miguel", "F.Ortiz", "A.Lyng", "T.Ouattara", "R.Ouchard", "M.Batista", "E.Tsimba", "R.Rodelin", "H.Touati", "D.Trillo", "E.Salihu", "J.Fonseca costa", "I.Ouchard", "K.Tologo", "O.Sene", "L.Vilar", "M.Ishuayed", "E.Januario"], "categoryorder": "array", "domain": [0, 1], "title": {"text": "Player Name"}}, "yaxis": {"anchor": "x", "domain": [0, 1], "title": {"text": "Mean Probability (proba_pro)"}}}}
